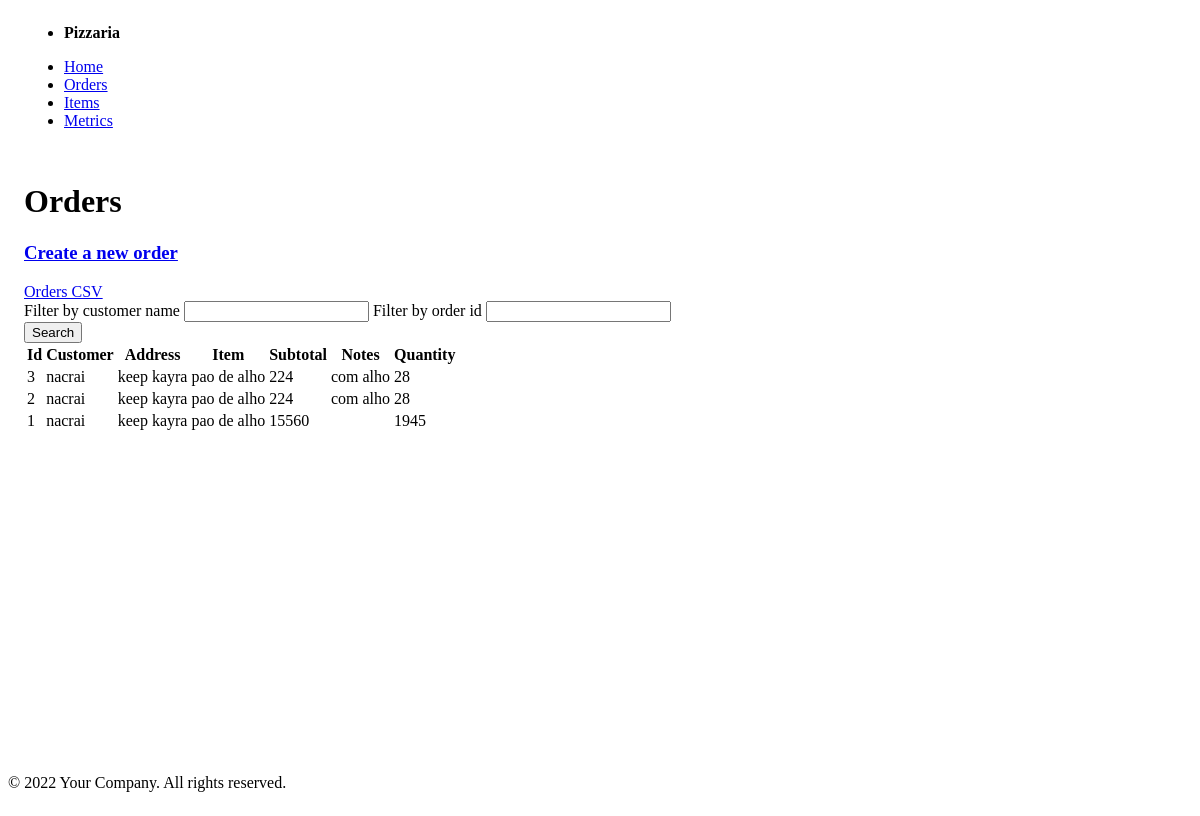
The page /public/order/index.php on the database as committed earlier.
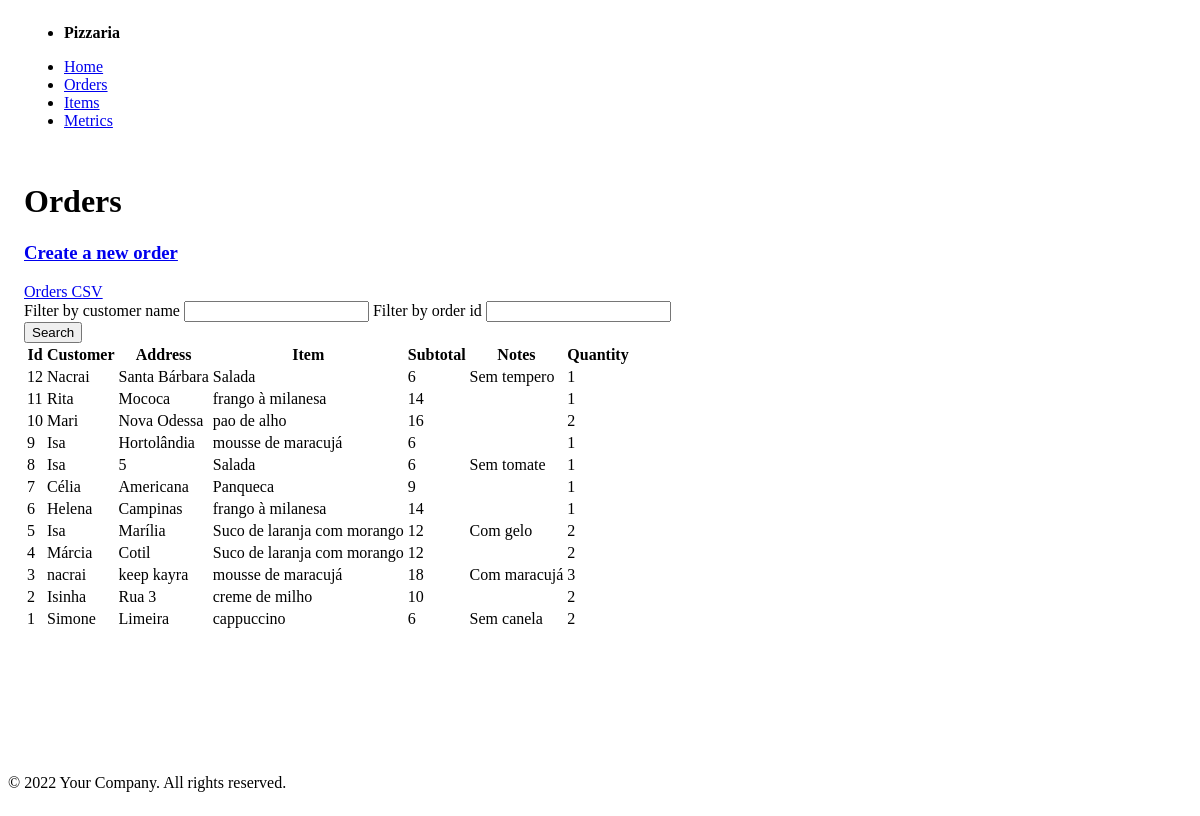
The same page on the database as committed later.
### tables this page shows
CREATE TABLE orders (
  id INTEGER PRIMARY KEY,
  customer TEXT NOT NULL,
  `address` TEXT NOT NULL,
  item_id INTEGER NOT NULL,
  quantity INTEGER NOT NULL DEFAULT 1,
  created_at INTEGER NOT NULL DEFAULT (strftime('%s')), notes TEXT,

  FOREIGN KEY (item_id) REFERENCES items(id)
);

### model/order.php (called while the page is built, shortened)
<?php
require_once __DIR__ . '/item.php';
class Order {
  function __construct(?int $id, string $customer, string $address, int $quantity = 1, ?string $notes = null, ?Item $item = null, ?string $date = null) {
    $this->id = $id;
    $this->customer = $customer;
    $this->address = $address;
    $this->quantity = $quantity;
    $this->notes = $notes;
    $this->item = $item;
  }
  public static function all(?string $name = null): array {
    $list = [];
    $db = DB::getInstance();
    if ($name == null) {
      $req = $db->query('SELECT orders.id, customer, address, created_at as `date`, quantity, notes,
                                items.id as item_id, items.name as item_name, items.price as item_price, items.description as item_description
                        FROM orders
                        INNER JOIN items ON orders.item_id = items.id
                        ORDER BY created_at DESC;
                      ');
    }
    foreach($req->fetchAll() as $order) {
      $item = new Item($order['item_id'], $order['item_name'], $order['item_price'], $order['item_description']);
      $list[] = new Order($order['id'], $order['customer'], $order['address'], $order["quantity"], $order["notes"], $item, $order['date']);
    }
    return $list;
  }
}

### model/item.php (called while the page is built, shortened)
<?php
class Item {
  function __construct(?int $id, string $name, int $price, string $description) {
    $this->name = $name;
    $this->price = $price;
  }
}

### public/components/order_table.php (the view)
<?php
require_once __DIR__ . "/../../model/order.php";
$customer = isset($_GET['name']) && $_GET["name"] ? $_GET['name'] : null;
if (!isset($_GET['id']) || !$_GET['id']) {
  $orders = Order::all($customer);
} else {
  $order = Order::find($_GET['id']);
  $orders = $order ? [$order] : [];
}
?>
<table role="grid">
  <thead>
    <tr>
      <th>Id</th>
      <th>Customer</th>
      <th>Address</th>
      <th>Item</th>
      <th>Subtotal</th>
      <th>Notes</th>
      <th>Quantity</th>
    </tr>
  </thead>
  <tbody>
    <?php foreach ($orders as $order): ?>
      <tr>
        <td><?= $order->id ?></td>
        <td><?= $order->customer ?></td>
        <td><?= $order->address ?></td>
        <td><?= $order->item->name ?></td>
        <td><?= $order->item->price * $order->quantity ?></td>
        <td><?= $order->notes ?></td>
        <td><?= $order->quantity ?></td>
      </tr>
    <?php endforeach; ?>
  </tbody>
</table>

Rows that differ between the two databases and show on the page:
added orders: id "12", customer "Nacrai", address "Santa Bárbara", name "Salada", quantity "6", notes "Sem tempero", quantity "1"
added orders: id "11", customer "Rita", address "Mococa", name "frango à milanesa", quantity "14", quantity "1"
added orders: id "10", customer "Mari", address "Nova Odessa", name "pao de alho", quantity "16", quantity "2"
added orders: id "9", customer "Isa", address "Hortolândia", name "mousse de maracujá", quantity "6", quantity "1"
added orders: id "8", customer "Isa", address "5", name "Salada", quantity "6", notes "Sem tomate", quantity "1"
added orders: id "7", customer "Célia", address "Americana", name "Panqueca", quantity "9", quantity "1"
added orders: id "6", customer "Helena", address "Campinas", name "frango à milanesa", quantity "14", quantity "1"
added orders: id "5", customer "Isa", address "Marília", name "Suco de laranja com morango", quantity "12", notes "Com gelo", quantity "2"
added orders: id "4", customer "Márcia", address "Cotil", name "Suco de laranja com morango", quantity "12", quantity "2"
changed orders "nacrai": name "pao de alho" → "mousse de maracujá"; quantity "224" → "18"; notes "com alho" → "Com maracujá"; quantity "28" → "3"
changed orders id 2: customer "nacrai" → "Isinha"; address "keep kayra" → "Rua 3"; name "pao de alho" → "creme de milho"; quantity "224" → "10"; quantity "28" → "2"; notes "com alho" → (not shown)
changed orders id 1: customer "nacrai" → "Simone"; address "keep kayra" → "Limeira"; name "pao de alho" → "cappuccino"; quantity "15560" → "6"; notes (not shown) → "Sem canela"; quantity "1945" → "2"
